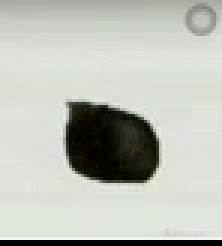
#> input picture frame 8 of screen/cat.mp4, 74 x 82 px (shown 3 times larger)
$ python app_20240124025350.py
#> lines starting #> are read from the running program, lines starting #| are printed output that depends on the picture
import cv2

def print_video_with_highlight(file_path, width=80):
#> called with file_path = 'cat.mp4', width = 80
    cap = cv2.VideoCapture(file_path)

    while cap.isOpened():
        ret, frame = cap.read()
#> frame is the input picture: shape (82, 74, 3); mean B, G, R 183.2, 192.1, 187.3

        if not ret:
            break

        print("Press 'q' to quit.")
        cv2.imshow('Video', frame)

        # Resize the frame for better display
        resized_frame = cv2.resize(frame, (width, width // 2))
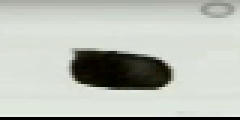
#> resized_frame: shape (40, 80, 3) (shown 3 times larger); mean B, G, R 183, 191.8, 187

        for y in range(resized_frame.shape[0]):
            for x in range(resized_frame.shape[1]):
                pixel = resized_frame[y, x]
                # You can customize the highlighting based on pixel values or other conditions
                if all(value > 200 for value in pixel):
                    print('\033[91m\033[107m#', end="")
                else:
                    print(" ", end="")
            print('\033[0m')  # Reset color after each row

        if cv2.waitKey(25) & 0xFF == ord('q'):
#> (key q is pressed here)
            break

    cap.release()
    cv2.destroyAllWindows()

if __name__ == "__main__":
    video_path = "cat.mp4"
    print_video_with_highlight(video_path)

$ run again, starting later in the video
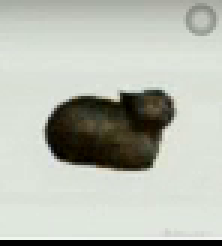
#> input picture frame 38 of screen/cat.mp4, 74 x 82 px (shown 3 times larger)
#> in print_video_with_highlight, frame is the input picture: shape (82, 74, 3); mean B, G, R 177.9, 187.6, 183.6
#> in print_video_with_highlight, `resized_frame = cv2.resize(frame, (width, width // 2))`:
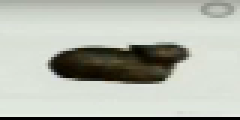
#> resized_frame: shape (40, 80, 3) (shown 3 times larger); mean B, G, R 177.7, 187.3, 183.3

$ run again, starting later in the video
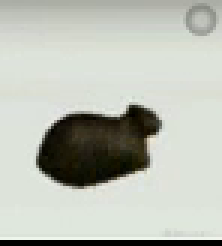
#> input picture frame 68 of screen/cat.mp4, 74 x 82 px (shown 3 times larger)
#> in print_video_with_highlight, frame is the input picture: shape (82, 74, 3); mean B, G, R 180.4, 189.7, 185.9
#> in print_video_with_highlight, `resized_frame = cv2.resize(frame, (width, width // 2))`:
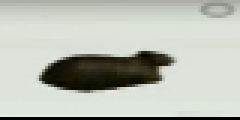
#> resized_frame: shape (40, 80, 3) (shown 3 times larger); mean B, G, R 180.2, 189.4, 185.7
